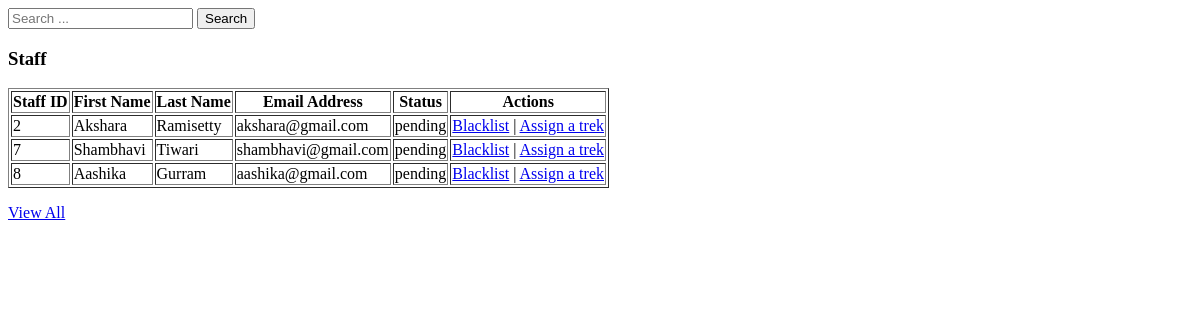
The app's page /admin/search_staff, older data.
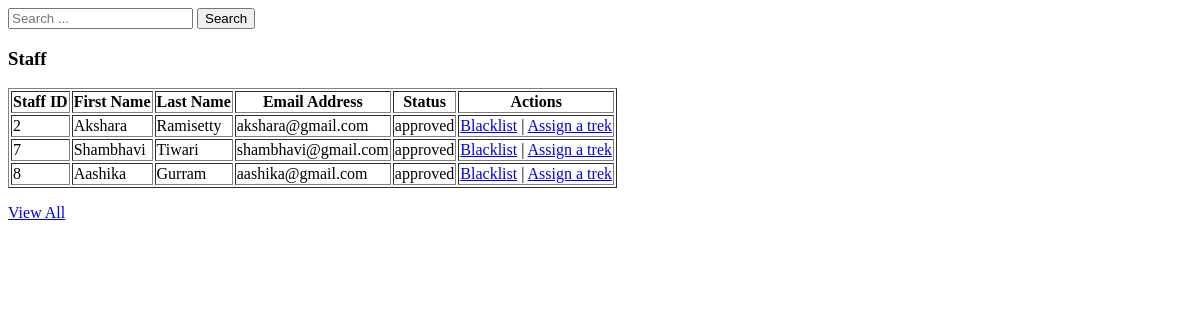
The same page, newer data.
### core/models.py (models this page shows, shortened)
class User(db.Model, UserMixin):
    __tablename__ = 'user'
    first_name = db.Column(db.String(100), nullable=False)
    last_name = db.Column(db.String(100), nullable=True)
    id = db.Column(db.Integer(), primary_key=True, autoincrement=True)
    email = db.Column(db.String(100), nullable=False, unique=True)#why 100?
    password = db.Column(db.String(225), nullable=False)
    contact = db.Column(db.String(15))
    created_at = db.Column(db.DateTime(), nullable=False)
    fs_uniquifier = db.Column(db.String(255), unique=True, nullable=False, default=lambda:str(uuid.uuid4()))
    active = db.Column(db.Boolean(), default=True)
    status = db.Column(db.String(), nullable=False, default='pending')
    role_id = db.Column(db.Integer, db.ForeignKey("role.id"), nullable=False)
    role = db.relationship("Role", back_populates="users")
    bookings = db.relationship("Bookings", back_populates="user", cascade="all, delete-orphan")

### apps/admin/routes.py (the view, shortened to what this page needs)
@blueprint.route('/search_staff', methods = ['GET'])
def search_staff():
    search = request.args.get("search", "")
    query = User.query.filter(
        User.role.has(name = "staff")
    )
    data = query.order_by(User.id.asc()).all()
    return render_template(
        "admin/search_staff.html",
        data=data
    )

### templates/admin/search_staff.html (shortened to what this page needs)
<!DOCTYPE html>
<html lang="en">
<head>
</head>
<body>
    <form method="GET" action="{{ url_for('admin.search_staff') }}">
    <input
        type="text"
        name="search"
        placeholder="Search ... "
        value="{{ request.args.get('search', '') }}"
    >
    <button type="submit">Search</button>
   <h3>Staff</h3>
    <table border = 1>
        <tr>
            <th>Staff ID</th>
            <th>First Name</th>
            <th>Last Name</th>
            <th>Email Address</th>
            <th>Status</th>
            <th>Actions</th>
        </tr>
        {% for member in data %}
            <tr>
                <td>{{ member.id }} </td>
                <td>{{ member.first_name }}</td>
                <td>{{ member.last_name }}</td>
                <td>{{ member.email }}</td>
                <td>{{  member.status }}</td>
                <td>
                    <a href="{{ url_for('admin.blacklist_user', user_id=member.id) }}">Blacklist</a> |
                    <a href="{{ url_for('admin.assign_trek', staff_id=member.id) }}">Assign a trek</a>
            </tr>
        {% endfor %}
    </table>
        <p><a href="/admin/dashboard">View All</a></p>
</form>
</body>
</html>

Row changes from the older to the newer data that the page shows:
changed User "Akshara": status "pending" → "approved"
changed User "Shambhavi": status "pending" → "approved"
changed User "Aashika": status "pending" → "approved"
